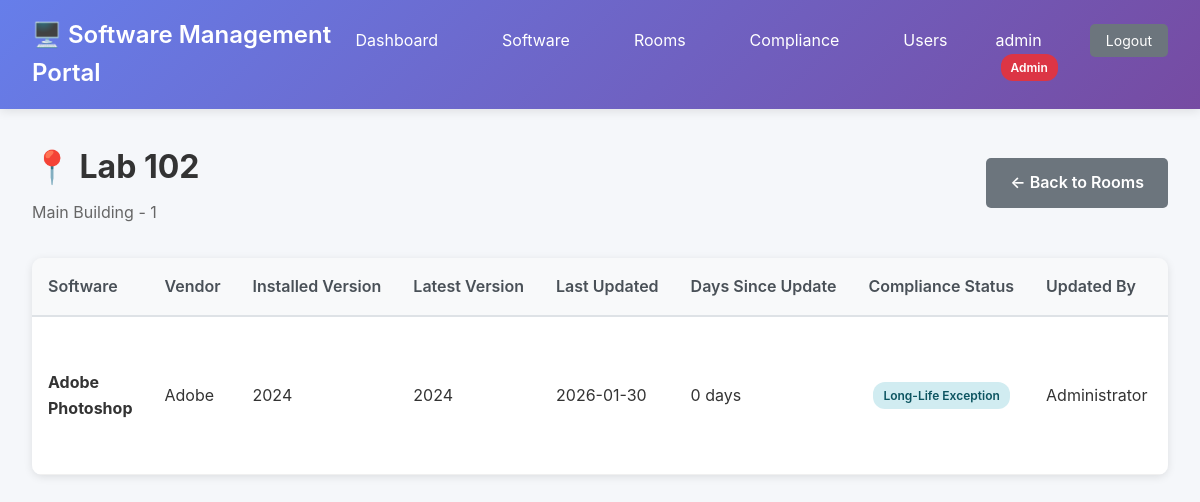
/rooms/2 (signed in), run on the app's committed database.
### tables this page shows
CREATE TABLE users (
    id INTEGER PRIMARY KEY AUTOINCREMENT,
    username TEXT NOT NULL UNIQUE,
    password_hash TEXT NOT NULL,
    full_name TEXT,
    email TEXT,
    is_superuser BOOLEAN DEFAULT 0,
    created_at TIMESTAMP DEFAULT CURRENT_TIMESTAMP,
    last_login TIMESTAMP
);

CREATE TABLE rooms (
    id INTEGER PRIMARY KEY AUTOINCREMENT,
    room_name TEXT NOT NULL UNIQUE,
    building TEXT,
    floor TEXT,
    created_at TIMESTAMP DEFAULT CURRENT_TIMESTAMP
);

CREATE TABLE installations (
    id INTEGER PRIMARY KEY AUTOINCREMENT,
    software_id INTEGER NOT NULL,
    room_id INTEGER NOT NULL,
    installed_version TEXT NOT NULL,
    last_updated TIMESTAMP DEFAULT CURRENT_TIMESTAMP,
    updated_by TEXT,
    is_long_life BOOLEAN DEFAULT 0, -- Exception to 300-day policy
    long_life_reason TEXT,
    long_life_approved_by TEXT,
    long_life_approved_at TIMESTAMP,
    FOREIGN KEY (software_id) REFERENCES software(id) ON DELETE CASCADE,
    FOREIGN KEY (room_id) REFERENCES rooms(id) ON DELETE CASCADE,
    UNIQUE(software_id, room_id)
);

CREATE TABLE software (
    id INTEGER PRIMARY KEY AUTOINCREMENT,
    software_name TEXT NOT NULL,
    version TEXT NOT NULL,
    vendor TEXT,
    license_key TEXT,
    license_type TEXT, -- e.g., 'Site', 'Volume', 'Per-User'
    license_count INTEGER,
    installer_filename TEXT,
    installer_path TEXT,
    description TEXT,
    created_at TIMESTAMP DEFAULT CURRENT_TIMESTAMP,
    updated_at TIMESTAMP DEFAULT CURRENT_TIMESTAMP
, installer_url TEXT);

### app.py (the view)
@app.route('/rooms/<int:room_id>')
@login_required
def room_details(room_id):
    conn = get_db()
    cursor = conn.cursor()
    cursor.execute('SELECT * FROM rooms WHERE id = ?', (room_id,))
    room = cursor.fetchone()
    if not room:
        flash('Room not found!', 'error')
        return redirect(url_for('rooms_list'))
    cursor.execute('''
        SELECT
            i.id as installation_id, s.id as software_id, s.software_name, s.vendor,
            i.installed_version, s.version as latest_version, i.last_updated,
            i.updated_by, i.is_long_life, i.long_life_reason,
            CAST((julianday('now') - julianday(i.last_updated)) AS INTEGER) as days_since_update
        FROM installations i
        JOIN software s ON i.software_id = s.id
        WHERE i.room_id = ?
        ORDER BY s.software_name
    ''', (room_id,))
    installations = cursor.fetchall()
    conn.close()
    return render_template('room_details.html', room=room, installations=installations, update_policy_days=UPDATE_POLICY_DAYS)

### app.py (called while the page is built)
@login_manager.user_loader
def load_user(user_id):
    conn = get_db()
    cursor = conn.cursor()
    cursor.execute('SELECT id, username, full_name, is_superuser FROM users WHERE id = ?', (user_id,))
    user_data = cursor.fetchone()
    conn.close()
    if user_data:
        return User(user_data['id'], user_data['username'], user_data['full_name'], user_data['is_superuser'])
    return None

def get_db():
    conn = sqlite3.connect(DB_PATH)
    conn.row_factory = sqlite3.Row
    return conn

### templates/room_details.html (shortened to what this page needs)
<!DOCTYPE html>
<html lang="en">
<head>
    <link rel="stylesheet" href="{{ url_for('static', filename='style.css') }}">
</head>
<body>
    <nav class="navbar">
        <div class="nav-brand">
            <h1>🖥️ Software Management Portal</h1>
        </div>
        <ul class="nav-menu">
            <li><a href="{{ url_for('index') }}">Dashboard</a></li>
            <li><a href="{{ url_for('software_list') }}">Software</a></li>
            <li><a href="{{ url_for('rooms_list') }}">Rooms</a></li>
            {% if current_user.is_superuser %}
            <li><a href="{{ url_for('compliance_report') }}">Compliance</a></li>
            <li><a href="{{ url_for('users_list') }}">Users</a></li>
            {% endif %}
            <li class="user-info">
                {{ current_user.username }}
                {% if current_user.is_superuser %}
                <span class="badge badge-admin">Admin</span>
                {% endif %}
            </li>
            <li><a href="{{ url_for('logout') }}" class="btn-sm btn-secondary">Logout</a></li>
        </ul>
    </nav>
    <div class="container">
        <div class="page-header">
            <div>
                <h2>📍 {{ room.room_name }}</h2>
                <p style="color: #666; margin-top: 0.5rem;">
                    {% if room.building %}{{ room.building }}{% endif %}
                    {% if room.floor %} - {{ room.floor }}{% endif %}
                </p>
            </div>
            <a href="{{ url_for('rooms_list') }}" class="btn btn-secondary">← Back to Rooms</a>
        </div>
        <div class="table-container">
            <table class="data-table">
                <thead>
                    <tr>
                        <th>Software</th>
                        <th>Vendor</th>
                        <th>Installed Version</th>
                        <th>Latest Version</th>
                        <th>Last Updated</th>
                        <th>Days Since Update</th>
                        <th>Compliance Status</th>
                        <th>Updated By</th>
                        {% if current_user.is_superuser %}
                        <th>Actions</th>
                        {% endif %}
                    </tr>
                </thead>
                <tbody>
                    {% if installations %}
                        {% for inst in installations %}
                        <tr {% if inst.days_since_update > update_policy_days and not inst.is_long_life %}class="row-warning"{% endif %}>
                            <td><strong>{{ inst.software_name }}</strong></td>
                            <td>{{ inst.vendor or '-' }}</td>
                            <td>{{ inst.installed_version }}</td>
                            <td>
                                {% if inst.installed_version != inst.latest_version %}
                                <span class="badge badge-warning">{{ inst.latest_version }}</span>
                                {% else %}
                                {{ inst.latest_version }}
                                {% endif %}
                            </td>
                            <td>{{ inst.last_updated[:10] if inst.last_updated else 'N/A' }}</td>
                            <td>
                                {% if inst.days_since_update > update_policy_days %}
                                <span class="badge badge-danger">{{ inst.days_since_update }} days</span>
                                {% else %}
                                {{ inst.days_since_update }} days
                                {% endif %}
                            </td>
                            <td>
                                {% if inst.is_long_life %}
                                <span class="badge badge-info">Long-Life Exception</span>
                                {% elif inst.days_since_update > update_policy_days %}
                                <span class="badge badge-danger">⚠️ Out of Policy</span>
                                {% else %}
                                <span class="badge badge-success">✓ Compliant</span>
                                {% endif %}
                            </td>
                            <td>{{ inst.updated_by or '-' }}</td>
                            {% if current_user.is_superuser %}
                            <td>
                            </td>
                            {% endif %}
                        </tr>
                        {% endfor %}
                    {% else %}
                        <tr>
                            <td colspan="{% if current_user.is_superuser %}9{% else %}8{% endif %}" class="text-center">
                                No software installed in this room yet.
                            </td>
                        </tr>
                    {% endif %}
                </tbody>
            </table>
        </div>
    </div>
</body>
</html>

### static/style.css (style rules this page uses)
* { margin: 0; padding: 0; box-sizing: border-box; }
body { font-family: -apple-system, BlinkMacSystemFont, 'Segoe UI', Roboto, 'Helvetica Neue', Arial, sans-serif; background: #f5f7fa; color: #333; line-height: 1.6; }
.navbar { background: linear-gradient(135deg, #667eea 0%, #764ba2 100%); color: white; padding: 1rem 2rem; box-shadow: 0 2px 10px rgba(0,0,0,0.1); display: flex; justify-content: space-between; align-items: center; }
.nav-brand h1 { font-size: 1.5rem; font-weight: 600; }
.nav-menu { display: flex; list-style: none; gap: 2rem; }
.nav-menu a { color: white; text-decoration: none; padding: 0.5rem 1rem; border-radius: 5px; transition: background 0.3s; position: relative; }
.badge { background: #ff4444; color: white; padding: 2px 8px; border-radius: 12px; font-size: 0.75rem; margin-left: 5px; }
.container { max-width: 1400px; margin: 2rem auto; padding: 0 2rem; }
.page-header { display: flex; justify-content: space-between; align-items: center; margin-bottom: 2rem; }
.page-header h2 { font-size: 2rem; color: #333; }
.table-container { background: white; border-radius: 10px; box-shadow: 0 2px 8px rgba(0,0,0,0.1); overflow-x: auto; margin-bottom: 2rem; }
.data-table { width: 100%; border-collapse: collapse; }
.data-table thead { background: #f8f9fa; border-bottom: 2px solid #dee2e6; }
.data-table th { padding: 1rem; text-align: left; font-weight: 600; color: #495057; white-space: nowrap; }
.data-table td { padding: 1rem; border-bottom: 1px solid #f0f0f0; }
.badge { padding: 4px 10px; border-radius: 12px; font-size: 0.75rem; font-weight: 600; display: inline-block; white-space: nowrap; }
.badge-info { background: #d1ecf1; color: #0c5460; }
.badge-admin { background: #dc3545; color: white; }
.btn { padding: 0.75rem 1.5rem; border: none; border-radius: 5px; font-size: 1rem; font-weight: 600; cursor: pointer; transition: all 0.3s; text-decoration: none; display: inline-block; }
.btn-secondary { background: #6c757d; color: white; }
.btn-sm { padding: 0.4rem 0.8rem; font-size: 0.875rem; }

### data on the page
users: username "admin"
rooms: room_name "Lab 102", building "Main Building", floor "1"
installations: software_name "Adobe Photoshop", vendor "Adobe", installed_version "2024", latest_version "2024", last_updated "2026-01-30", days_since_update "0", is_long_life "Long-Life Exception", updated_by "Administrator"
